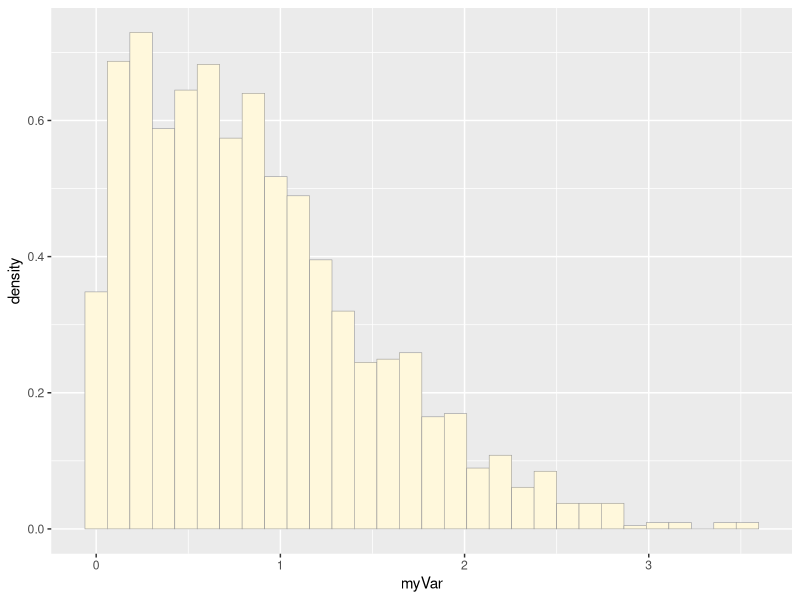
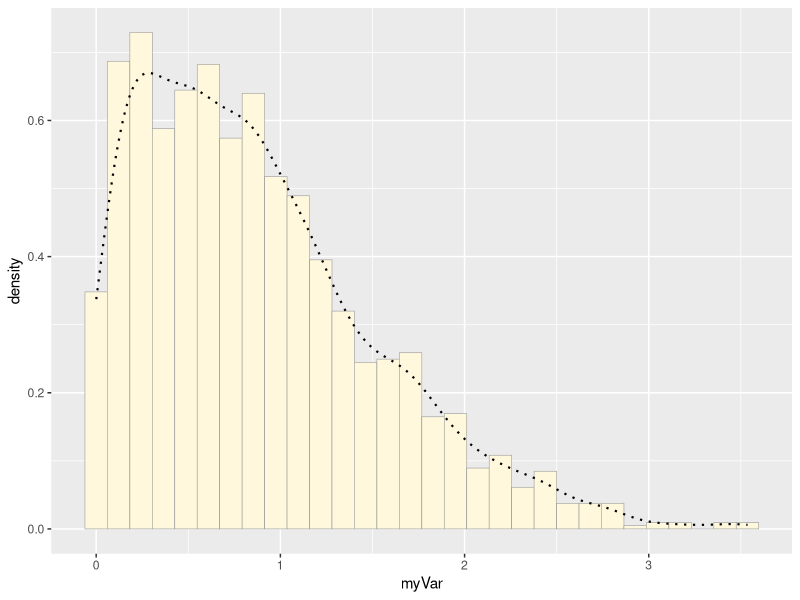
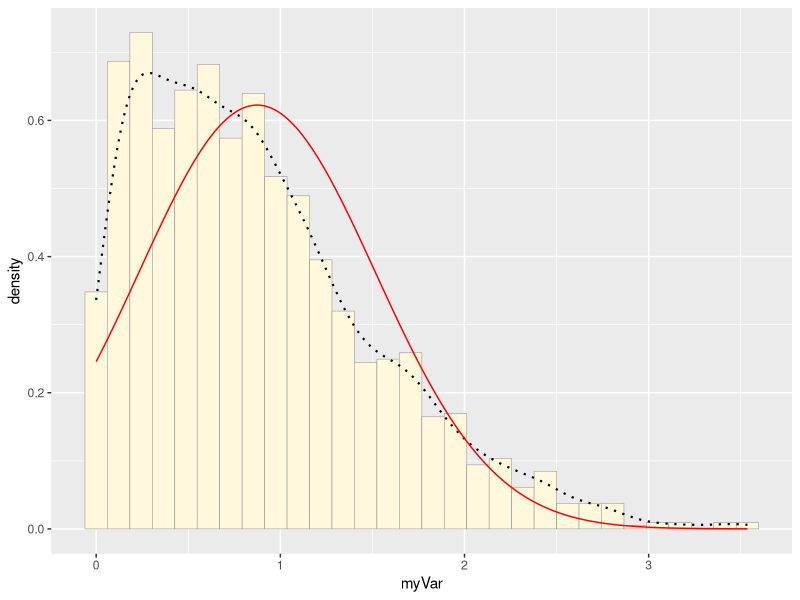
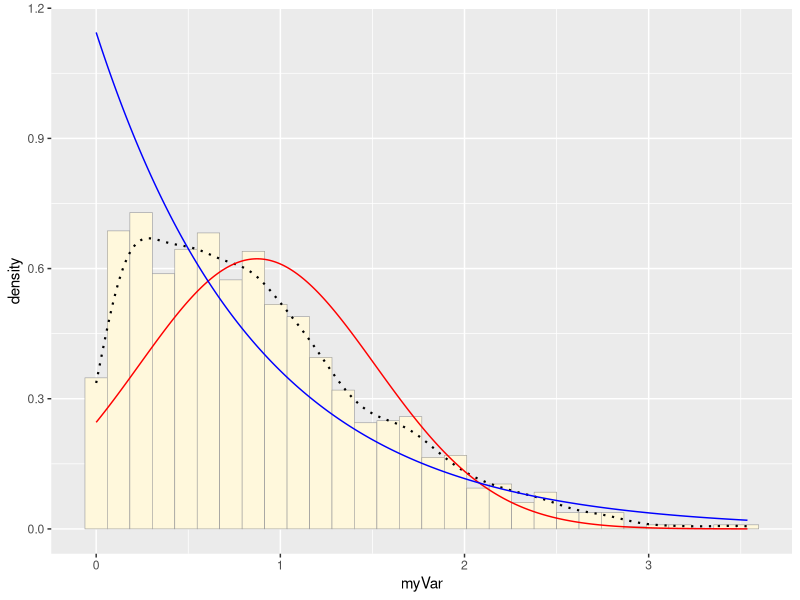
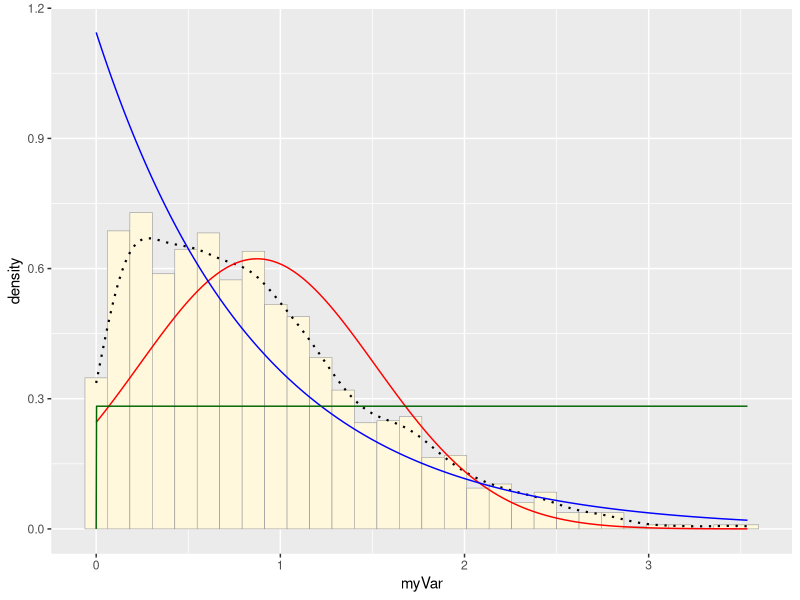
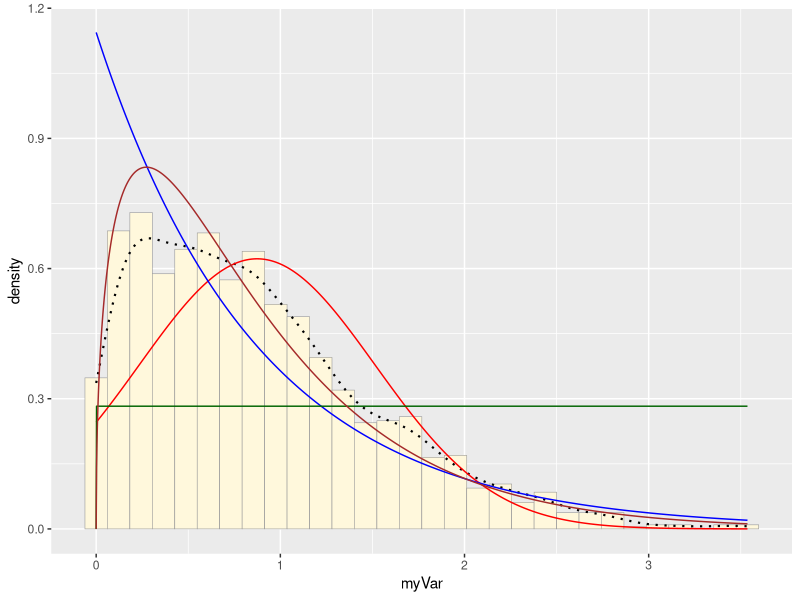
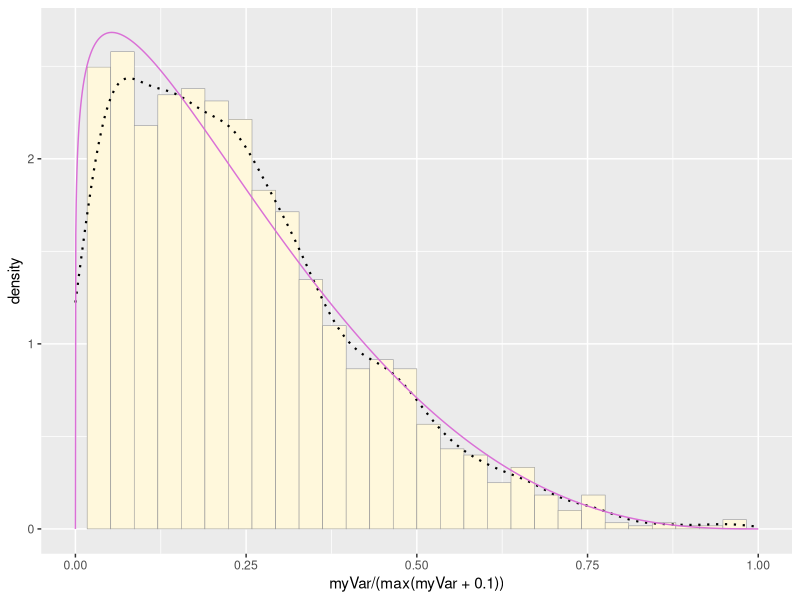
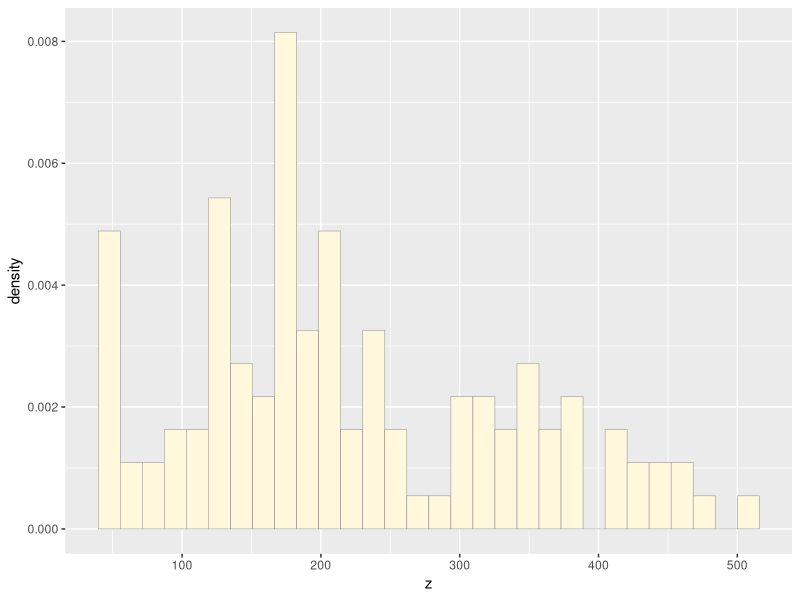

Source code (R) for these figures, in order:
## ---- chunk 1
#Open Libraries
library(ggplot2) # for graphics
library(MASS) # for maximum likelihood estimation
## ---- chunk 2
# quick and dirty, a truncated normal distribution to work on the solution set

z <- rnorm(n=3000,mean=0.2)
z <- data.frame(1:3000,z)
names(z) <- list("ID","myVar")
z <- z[z$myVar>0,]
str(z)
summary(z$myVar)

# Plot histogram of data
p1 <- ggplot(data=z, aes(x=myVar, y=..density..)) +
  geom_histogram(color="grey60",fill="cornsilk",size=0.2) 
print(p1)

# Add Empirical Density Curve
p1 <-  p1 +  geom_density(linetype="dotted",size=0.75)
print(p1)

# Get maximum likelihood parameters
normPars <- fitdistr(z$myVar,"normal")
print(normPars)
str(normPars)
normPars$estimate["mean"] # note structure of getting a named attribute

# plot normal probability density
meanML <- normPars$estimate["mean"]
sdML <- normPars$estimate["sd"]

xval <- seq(0,max(z$myVar),len=length(z$myVar))

stat <- stat_function(aes(x = xval, y = ..y..), fun = dnorm, colour="red", n = length(z$myVar), args = list(mean = meanML, sd = sdML))
p1 + stat

# Plot exponential probability density
expoPars <- fitdistr(z$myVar,"exponential")
rateML <- expoPars$estimate["rate"]

stat2 <- stat_function(aes(x = xval, y = ..y..), fun = dexp, colour="blue", n = length(z$myVar), args = list(rate=rateML))
p1 + stat + stat2

# Plot Uniform probability density
stat3 <- stat_function(aes(x = xval, y = ..y..), fun = dunif, colour="darkgreen", n = length(z$myVar), args = list(min=min(z$myVar), max=max(z$myVar)))
p1 + stat + stat2 + stat3

# Plot gamma probability distribution

gammaPars <- fitdistr(z$myVar,"gamma")
shapeML <- gammaPars$estimate["shape"]
rateML <- gammaPars$estimate["rate"]

stat4 <- stat_function(aes(x = xval, y = ..y..), fun = dgamma, colour="brown", n = length(z$myVar), args = list(shape=shapeML, rate=rateML))
p1 + stat + stat2 + stat3 + stat4

# Plot beta probability density

pSpecial <- ggplot(data=z, aes(x=myVar/(max(myVar + 0.1)), y=..density..)) +
  geom_histogram(color="grey60",fill="cornsilk",size=0.2) + 
  xlim(c(0,1)) +
  geom_density(size=0.75,linetype="dotted")

betaPars <- fitdistr(x=z$myVar/max(z$myVar + 0.1),start=list(shape1=1,shape2=2),"beta")
shape1ML <- betaPars$estimate["shape1"]
shape2ML <- betaPars$estimate["shape2"]

statSpecial <- stat_function(aes(x = xval, y = ..y..), fun = dbeta, colour="orchid", n = length(z$myVar), args = list(shape1=shape1ML,shape2=shape2ML))
pSpecial + statSpecial
## ---- chunk 3
# Import
z <- read.table("dates_cacajao_aldina_measurements_and_hand_c_ouakary.csv",header=TRUE,sep=",", stringsAsFactors=FALSE)
str(z)
summary(z)

# Pull out the important data for analysis
z <- z$total_wt
z <- na.omit(z)

# Make into a data frame for analysis
z <- data.frame(1:116,z)
# Plot histogram of data
p1 <- ggplot(data=z, aes(x=z, y=..density..)) +
  geom_histogram(color="grey60",fill="cornsilk",size=0.2) 
print(p1)

# Add Empirical Density Curve
p1 <-  p1 +  geom_density(linetype="dotted",size=0.75)
print(p1)


# Get maximum likelihood parameters
normPars <- fitdistr(z$z,"normal")
print(normPars)
str(normPars)
normPars$estimate["mean"] # note structure of getting a named attribute

# plot normal probability density
meanML <- normPars$estimate["mean"]
sdML <- normPars$estimate["sd"]

xval <- seq(0,max(z$z),len=length(z$z))

stat <- stat_function(aes(x = xval, y = ..y..), fun = dnorm, colour="red", n = length(z$z), args = list(mean = meanML, sd = sdML))
p1 + stat

# Plot exponential probability density
expoPars <- fitdistr(z$z,"exponential")
rateML <- expoPars$estimate["rate"]

stat2 <- stat_function(aes(x = xval, y = ..y..), fun = dexp, colour="blue", n = length(z$z), args = list(rate=rateML))
p1 + stat + stat2

# Plot Uniform probability density
stat3 <- stat_function(aes(x = xval, y = ..y..), fun = dunif, colour="darkgreen", n = length(z$z), args = list(min=min(z$z), max=max(z$z)))
p1 + stat + stat2 + stat3

# Plot gamma probability distribution

gammaPars <- fitdistr(z$z,"gamma")
shapeML <- gammaPars$estimate["shape"]
rateML <- gammaPars$estimate["rate"]

stat4 <- stat_function(aes(x = z, y = ..y..), fun = dgamma, colour="brown", n = length(z$z), args = list(shape=shapeML, rate=rateML))
p1 + stat + stat2 + stat3 + stat4

# Plot beta probability density

pSpecial <- ggplot(data=z, aes(x=z/(max(z + 0.1)), y=..density..)) +
  geom_histogram(color="grey60",fill="cornsilk",size=0.2) + 
  xlim(c(0,1)) +
  geom_density(size=0.75,linetype="dotted")

betaPars <- fitdistr(x=z$z/max(z$z + 0.1),start=list(shape1=1,shape2=2),"beta")
shape1ML <- betaPars$estimate["shape1"]
shape2ML <- betaPars$estimate["shape2"]

statSpecial <- stat_function(aes(x = xval, y = ..y..), fun = dbeta, colour="orchid", n = length(z$z), args = list(shape1=shape1ML,shape2=shape2ML))
pSpecial + statSpecial
